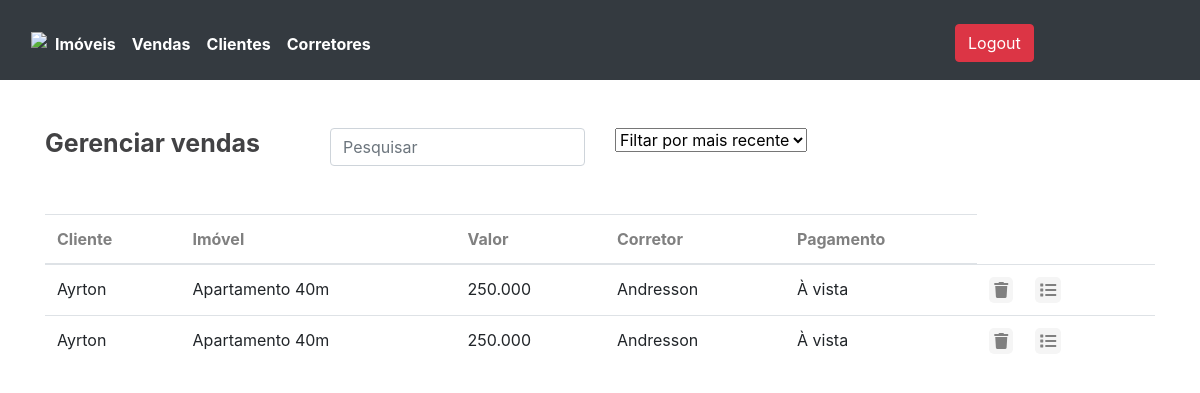
The app's page /vendas/ (signed in), older data.
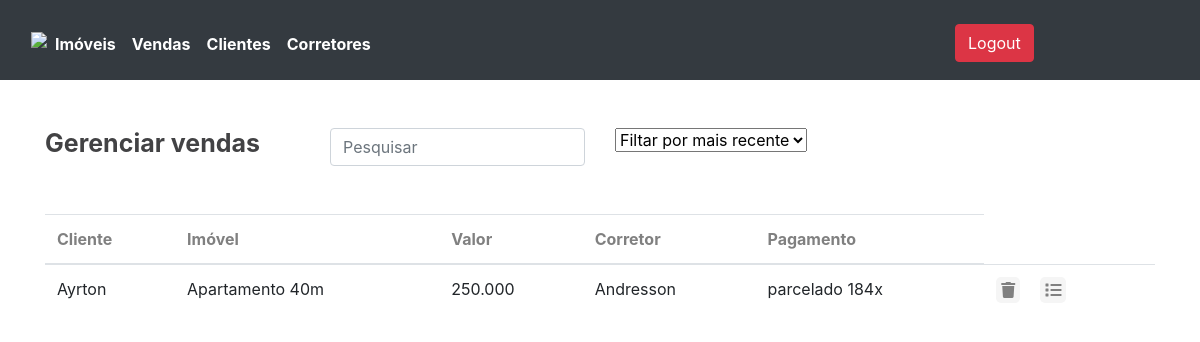
The same page, newer data.
### core/models.py (models this page shows, shortened)
class Venda(models.Model):
    id_cliente = models.ForeignKey(Cliente, on_delete=models.CASCADE)
    id_corretor = models.ForeignKey(Corretor, on_delete=models.CASCADE)
    id_imovel = models.ForeignKey(Imovel, on_delete=models.CASCADE)
    id_pagamento = models.ForeignKey(Pagamento, on_delete=models.CASCADE)
    data = models.DateTimeField(auto_now=True)
    class Meta:
        db_table = 'venda'

class Cliente(models.Model):
    nome = models.CharField(max_length=255)
    cpf = models.CharField(max_length=255)
    email = models.CharField(max_length=255)
    telefone = models.CharField(max_length=255)
    data_entrada = models.DateTimeField(auto_now=True)
    class Meta:
        db_table = 'cliente'

class Imovel(models.Model):
    tipo = models.CharField(max_length=255)
    valor = models.CharField(max_length=255)
    endereco = models.CharField(max_length=255)
    comissao = models.IntegerField(default=5)
    descricao = models.CharField(max_length=255)
    informacoes = models.TextField(blank=True,null=True)
    class Meta:
        db_table = 'imovel'

class Corretor(models.Model):
    nome = models.CharField(max_length=255)
    senha = models.CharField(max_length=255)
    class Meta:
        db_table = 'corretor'

class Pagamento(models.Model):
    opcao = models.CharField(max_length=255)
    class Meta:
        db_table = 'pagamento'

### core/views.py (the view)
# urls.py: path('vendas/',views.lista_vendas),
@login_required(login_url='/login/')
def lista_vendas(request):
    lista_de_vendas = Venda.objects.all()
    vendas = {
        'vendas':lista_de_vendas
    }
    return render(request, 'vendas.html', vendas)

### templates/vendas.html (shortened to what this page needs)
{% extends "estrutura.html" %}
    {% block content %}
    <main class="pt-5">
        <div class="container">
            <div class=" row">
                <div class="col-md-3">
                    <h1>Gerenciar vendas</h1>
                </div>
                <div class="col-md-3">
                    <input type="text" placeholder="Pesquisar" class="form-control">
                </div>
                <div class="col-3">
                    <select class="form-select" aria-label="Default select example">
                        <option selected>Filtar por mais recente</option>
                    </select>
                </div>
            </div>
        </div>
        <div class="container pt-5">
            <table class="table">
                <thead>
                    <tr>
                        <th scope="col">Cliente</th>
                        <th scope="col">Imóvel</th>
                        <th scope="col">Valor</th>
                        <th scope="col">Corretor</th>
                        <th scope="col">Pagamento</th>
                    </tr>
                </thead>
                <tbody>
                    {% for venda in vendas %}
                    <tr>
                        <td>{{ venda.id_cliente.nome}}</td>
                        <td>{{ venda.id_imovel.descricao}}</td>
                        <td>{{ venda.id_imovel.valor}}</td>
                        <td>{{ venda.id_corretor.nome}}</td>
                        <td>{{ venda.id_pagamento.opcao}}</td>
                        <td>
                            <div class="row">
                                <div class="col-3">
                                    <a href="/vendas/delete/{{ venda.id }}/">
                                <i class="fa fa-trash" style="color:grey;background-color:whitesmoke; padding:5px;border-radius:5px"></i>
                            </a>
                                </div>
                                <div class="col-3">
                                    <a href="/venda/extrato/{{ venda.id }}/">
                                <i class="fa fa-list" style="color:grey;background-color:whitesmoke; padding:5px;border-radius:5px"></i>
                            </a>
                                </div>
                            </div>
                        </td>
                    </tr>
                 {% endfor %}
                </tbody>
            </table>
        </div>
    </main>
    {% endblock %}

### templates/estrutura.html (shortened to what this page needs)
<!DOCTYPE html>
<html lang="pt-br">
<head>
    <link rel="stylesheet" href="https://pro.fontawesome.com/releases/v5.10.0/css/all.css"/>
    <link rel="stylesheet" href="https://cdn.jsdelivr.net/npm/bootstrap@4.6.0/dist/css/bootstrap.min.css"
>
</head>
<body>
{% include "header.html" %}
{% block content %} {% endblock %}
</body>
</html>

### templates/header.html (shortened to what this page needs)
<header class="bg-dark">
            <div class="container row text-center">
                <div class="col-10">
                    <nav class="navbar navbar-expand-lg navbar-light  pt-3 pb-3">
                      <img src="http://strategibrasil.com.br/wp-content/uploads/2021/01/logo_grupo_strategi.svg"
                      class="img-fluid">
                      <div class="collapse navbar-collapse" id="navbarSupportedContent">
                        <ul class="navbar-nav mr-auto pt-2">
                          <li class="nav-item active">
                            <a class="nav-link" href="/imoveis/" style="color:white;font-weight:bold">Imóveis <span class="sr-only">(current)</span></a>
                          </li>
                          <li class="nav-item">
                            <a class="nav-link" href="/vendas/" style="color:white;font-weight:bold">Vendas</a>
                          </li>
                          <li class="nav-item">
                            <a class="nav-link" href="/clientes/" style="color:white;font-weight:bold">Clientes</a>
                          </li>
                          <li class="nav-item">
                            <a class="nav-link" href="/corretores/" style="color:white;font-weight:bold">Corretores</a>
                          </li>
                        </ul>
                      </div>
                    </nav>
                </div>
                <div class="col-2">
                    <div class="col-sm-6 col-md-3">
                        <br>
                        <div align="right">
                            <a href="/logout">
                                <button type="button"class="btn btn-danger">Logout</button>
                            </a>
                        </div>
                    </div>
                </div>
            </div>
    </header>

### templates/estrutura.html (style rules this page uses)
h1 { font-size: 25px; font-weight: bold; color:#424244 }
th { color:grey }

Row changes from the older to the newer data that the page shows:
removed Venda: id_cliente.nome "Ayrton", id_imovel.descricao "Apartamento 40m", id_imovel.valor "250.000", id_corretor.nome "Andresson", id_pagamento.opcao "À vista"
removed Venda: id_cliente.nome "Ayrton", id_imovel.descricao "Apartamento 40m", id_imovel.valor "250.000", id_corretor.nome "Andresson", id_pagamento.opcao "À vista"
added Venda: id_cliente.nome "Ayrton", id_imovel.descricao "Apartamento 40m", id_imovel.valor "250.000", id_corretor.nome "Andresson", id_pagamento.opcao "parcelado 184x"
